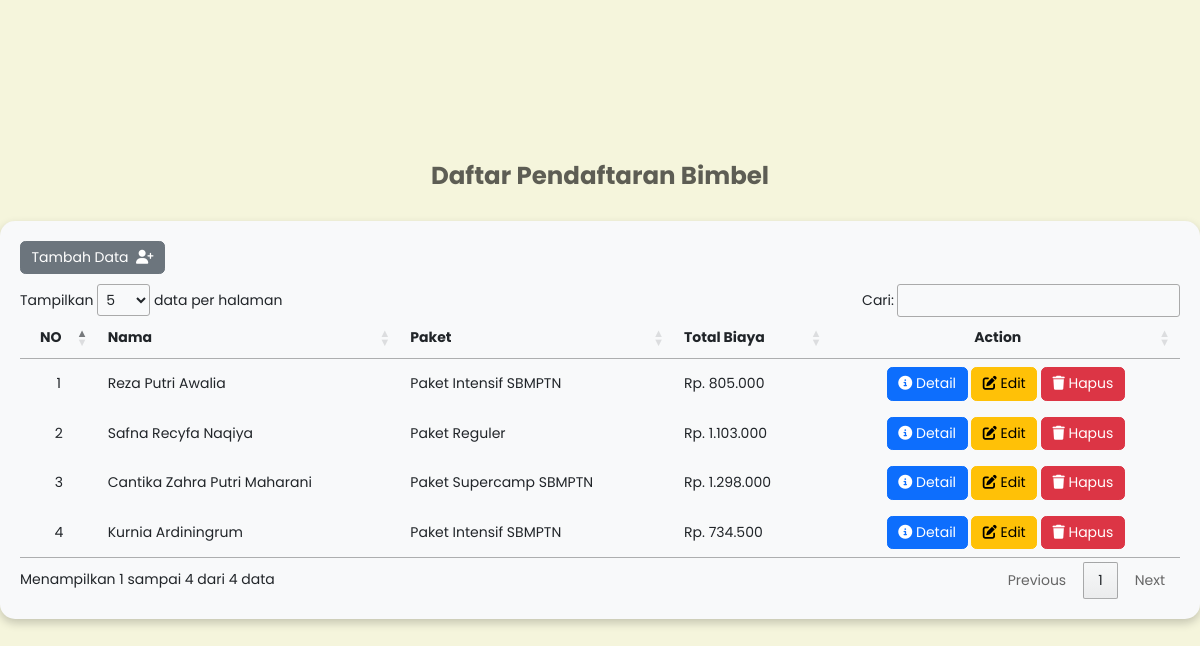
The page / on the database its author committed.
### tables this page shows
CREATE TABLE `pendaftar` (
  `id` int(11) NOT NULL,
  `nama` varchar(100) NOT NULL,
  `email` varchar(100) NOT NULL,
  `paket` varchar(50) NOT NULL,
  `fasilitas` text NOT NULL,
  `lokasi` varchar(50) NOT NULL,
  `metode_pembayaran` varchar(50) NOT NULL,
  `catatan` text NOT NULL,
  `harga_paket` int(11) NOT NULL,
  `harga_cabang` int(11) NOT NULL,
  `total_fasilitas` int(11) NOT NULL,
  `subtotal` int(11) NOT NULL,
  `pajak` int(11) NOT NULL,
  `biaya_admin` int(11) NOT NULL,
  `total_bayar` int(11) NOT NULL,
  `tanggal_daftar` datetime NOT NULL
);

### index.php (the view, shortened to what this page needs)
<?php
include 'php/connection.php';
$no = 1;
$sql = "SELECT * FROM pendaftar";
$query = mysqli_query($connect, $sql);
?>
<!DOCTYPE html>
<html lang="en">
<head>
    <link rel="stylesheet" href="https://cdn.datatables.net/1.13.6/css/jquery.dataTables.min.css">
    <link rel="stylesheet" href="https://cdnjs.cloudflare.com/ajax/libs/font-awesome/6.5.2/css/all.min.css">
    <link href="https://cdn.jsdelivr.net/npm/bootstrap@5.3.8/dist/css/bootstrap.min.css" rel="stylesheet">
    <link rel="stylesheet" href="css/config.css">
</head>
<body>
    <div class="form-container">
        <h3 style="font-weight: bold; margin-bottom: 30px; color: rgba(0, 0, 0, 0.619);">Daftar Pendaftaran Bimbel</h3>
        <div class="formDaftar">
            <a href="formDaftar.php">
                <button type="submit" class="btn btn-secondary" style="margin-bottom: 10px;">Tambah Data&nbsp;&nbsp;<i class="fa-solid fa-user-plus"></i></button>
            </a>
            <table id="tabelPendaftar">
                <thead>
                    <tr>
                        <th style="text-align: center;">NO</th>
                        <th>Nama</th>
                        <th>Paket</th>
                        <th>Total Biaya</th>
                        <th style="text-align: center;">Action</th>
                    </tr>
                </thead>
                <tbody>
                    <?php
                    if (mysqli_num_rows($query) == 0) {
                    ?>
                        <tr>
                            <td colspan="5" style="text-align: center;">Data masih kosong</td>
                            <td style="display: none;"></td>
                            <td style="display: none;"></td>
                            <td style="display: none;"></td>
                            <td style="display: none;"></td>
                        </tr>
                        <?php
                    } else {
                        while ($data = mysqli_fetch_assoc($query)) {
                        ?>
                            <tr>
                                <td style="text-align: center;"><?= $no++; ?></td>
                                <td><?= $data['nama']; ?></td>
                                <td><?= $data['paket']; ?></td>
                                <td>Rp. <?= number_format($data['total_bayar'], 0, ',', '.') ?></td>
                                <td style="text-align: center;">
                                    <a href="detailData.php?id=<?= $data['id']; ?>"><button type="button" class="btn btn-primary"><i class="fa-solid fa-circle-info"></i>&nbsp;Detail</button></a>
                                    <a href="formEdit.php?id=<?= $data['id']; ?>"><button type="button" class="btn btn-warning"><i class="fa-solid fa-pen-to-square"></i>&nbsp;Edit</button></a>
                                        <button type="button" class="btn btn-danger btn-hapus" data-id="<?= $data['id']; ?>"><i class="fa-solid fa-trash"></i>&nbsp;Hapus</button>
                                </td>
                            </tr>
                    <?php
                        }
                    }
                    ?>
                </tbody>
            </table>
        </div>
    </div>
</body>
</html>

### css/config.css (style rules this page uses)
body, html { font-size: 14px; }
.form-container { min-height: 100vh; background-color: #f8f5d7; overflow-y: auto !important; display: flex; flex-direction: column; align-items: center; justify-content: center; font-family: 'Poppins'; font-size: 14px; background: beige; padding-top: 30px; padding-bottom: 50px; }
.formDaftar { width: 1200px; padding: 20px; background: #f8f9fa; border-radius: 15px; box-shadow: 0 4px 10px rgba(0, 0, 0, 0.2); }

### rows shown on the page
pendaftar: nama "Reza Putri Awalia", paket "Paket Intensif SBMPTN", total_bayar "805.000"
pendaftar: nama "Safna Recyfa Naqiya", paket "Paket Reguler", total_bayar "1.103.000"
pendaftar: nama "Cantika Zahra Putri Maharani", paket "Paket Supercamp SBMPTN", total_bayar "1.298.000"
pendaftar: nama "Kurnia Ardiningrum", paket "Paket Intensif SBMPTN", total_bayar "734.500"
